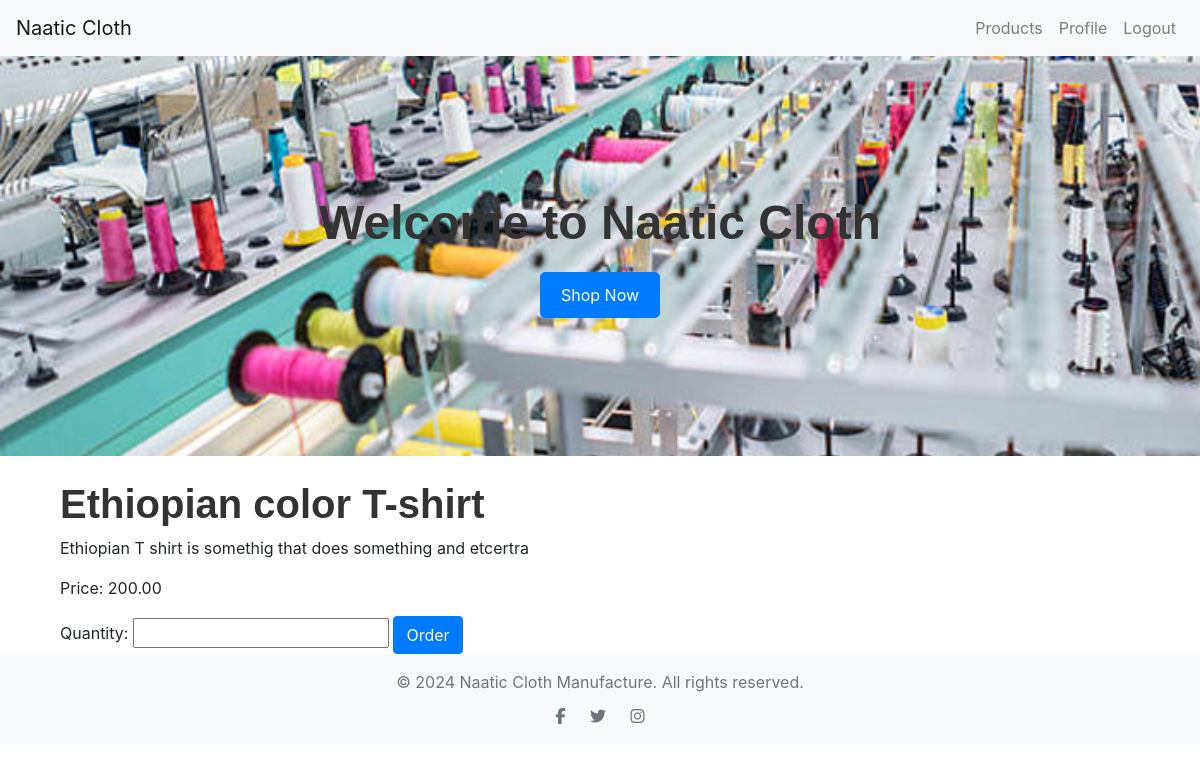
/order/1/ (signed in), run on the app's committed database.
### shop/models.py (models this page shows, shortened)
class Product(models.Model):
    name = models.CharField(max_length=100)
    description = models.TextField()
    price = models.DecimalField(max_digits=10, decimal_places=2)
    available_quantity = models.IntegerField(default=0)
    image = models.ImageField(upload_to='products/')
    created_at = models.DateTimeField(auto_now_add=True)
    updated_at = models.DateTimeField(auto_now=True)

### shop/views.py (the view, shortened to what this page needs)
# urls.py: path('order/<int:product_id>/', views.order_product, name='order_product'),
@login_required
def order_product(request, product_id):
    product = get_object_or_404(Product, id=product_id)
    return render(request, 'order.html', {'product': product})

### templates/order.html (shortened to what this page needs)
{% extends 'base.html' %}
{% block content %}
<div class="container">
    <h1>{{ product.name }}</h1>
    <p>{{ product.description }}</p>
    <p>Price: {{ product.price }}</p>
    <form method="post">
        <label for="quantity">Quantity:</label>
        <input type="number" id="quantity" name="quantity" min="1" required>
        <button type="submit" class="btn btn-primary">Order</button>
    </form>
</div>
{% endblock %}

### static/css/styles.css (style rules this page uses)
h1 { font-family: 'Arial', sans-serif; font-weight: bold; color: #333; }
.btn-primary { background-color: #007bff; border-color: #007bff; }

### data on the page
Product: name "Ethiopian color T-shirt", description "Ethiopian T shirt is somethig that does something and etcertra", price "200.00"
